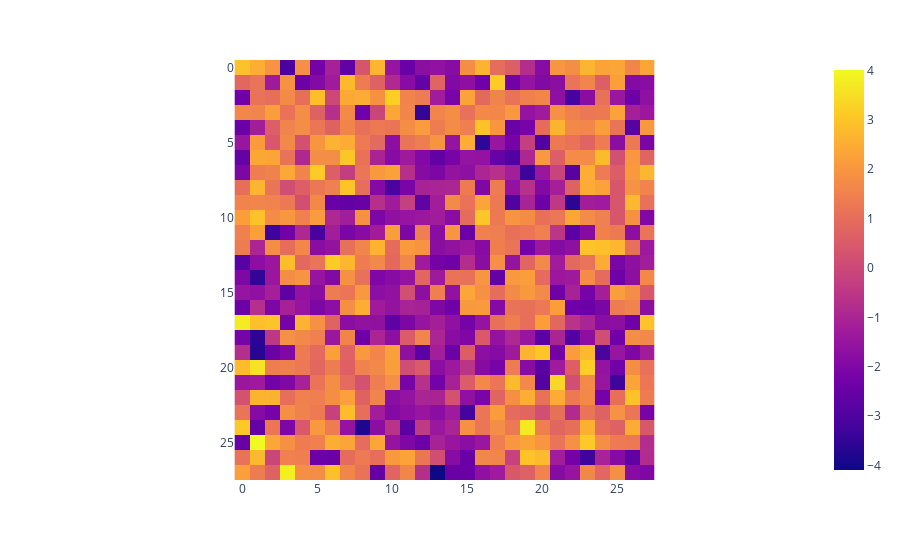

The cell this chart's notebook holds for it:
### Markdown cell above
Visualize activations in `conv1`.

### Code cell
seed(42)
im = t.randn(1, 1, 28, 28, requires_grad=True)

lr = 1e-4
N = 1_0_000

act_inds = (0, 0, 20, 10)
target = make_target_tensor(model.conv1(im).shape, act_inds)

loss_fn = t.nn.CrossEntropyLoss()
optimizer = t.optim.AdamW([im], lr)

for i in tqdm((range(N))):
    optimizer.zero_grad()
    acts = model.conv1(im)
    loss = loss_fn(acts, target)
    loss.backward()
    optimizer.step()

with t.no_grad():
    fig = px.imshow(im.squeeze())
    fig.show()

### Figure 1 — Plotly figure (JSON) as saved in the notebook; plotly's stock layout.template omitted (floating-point values rounded to 4 significant figures; data arrays with more than 128 entries replaced by an {"elided": "..."} marker saying what was removed)
{"data": [{"coloraxis": "coloraxis", "hovertemplate": "x: %{x}<br>y: %{y}<br>color: %{z}<extra></extra>", "name": "0", "type": "heatmap", "xaxis": "x", "yaxis": "y", "z": {"elided": "28x28 float values"}}], "layout": {"coloraxis": {"colorscale": [[0, "#0d0887"], [0.1111, "#46039f"], [0.2222, "#7201a8"], [0.3333, "#9c179e"], [0.4444, "#bd3786"], [0.5556, "#d8576b"], [0.6667, "#ed7953"], [0.7778, "#fb9f3a"], [0.8889, "#fdca26"], [1, "#f0f921"]]}, "margin": {"t": 60}, "xaxis": {"anchor": "y", "constrain": "domain", "domain": [0, 1], "scaleanchor": "y"}, "yaxis": {"anchor": "x", "autorange": "reversed", "constrain": "domain", "domain": [0, 1]}}}
